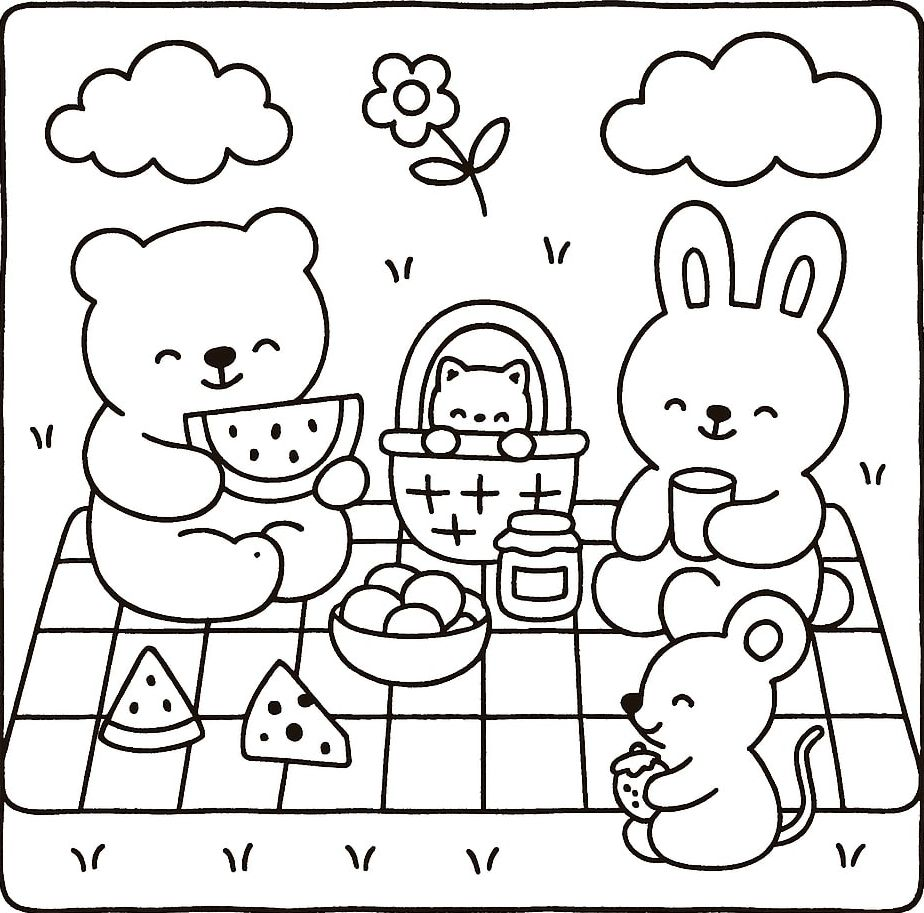
#> input picture mini_projeto_1/images/BG.jpg, 924 x 913 px
$ python main.py
#> lines starting #> are read from the running program, lines starting #| are printed output that depends on the picture; after the words box and inside, x2 and y2 are one past the last pixel; in counts of white or black regions, pixels touching at a corner belong together
import math
import numpy as np
import cv2

def draw_color_preview(img, color):
    cv2.rectangle(img, (10, 10), (30, 30), color, -1)

def draw_reference_points(img, points):
    """Desenha pontos e índices na tela"""
    for i, pt in enumerate(points):
        cv2.circle(img, tuple(map(int, pt)), 5, (0,255,0), -1)
        cv2.putText(img, str(i+1), (int(pt[0])+5, int(pt[1])-5),
                    cv2.FONT_HERSHEY_SIMPLEX, 0.5, (0,255,0), 1)

def get_labels(img):
    num_labels, labels, stats, centroids = cv2.connectedComponentsWithStats(img)
    indices_hue = np.uint8(179*labels/np.max(labels))
    canal_vazio = 255*np.ones_like(indices_hue)
    img_indices = cv2.merge([indices_hue, canal_vazio, canal_vazio])

    img_final = cv2.cvtColor(img_indices, cv2.COLOR_HSV2RGB)
    # set bg label to black
    img_final[indices_hue==0] = 0

    return labels

# Callback functions
def mouse_calibrating_cb(event,x,y,flags,param):
    global calibrating, referencePoints

    if event == cv2.EVENT_LBUTTONDOWN and calibrating:
        referencePoints.append([x, y])

        if len(referencePoints) == 4:
            calibrating = False

def mouse_painting_cb(event,x,y,flags,param):
    global output_img, painting, paintColor

    if event == cv2.EVENT_LBUTTONDOWN and painting:
        target_label = labels[y, x]
        mask = (labels == target_label)
        if target_label != 0:
            output_img[mask] = paintColor

def on_change(val):
    global paintColor, colorList
    paintColor = colorList[val]


inputImage1 = cv2.imread("images/BG.jpg")
#> inputImage1 is the input picture: shape (913, 924, 3); mean B, G, R 221.5, 222.2, 222.9
inputImage1 = cv2.cvtColor(inputImage1, cv2.COLOR_BGR2RGB)

rows1, cols1 = inputImage1.shape[:2]
#> rows1 = 913; cols1 = 924
pts1 = np.float32(
    [[0,0],
    [cols1,0],
    [cols1, rows1],
    [0, rows1]]
)
#> pts1 = [[0, 0], [924, 0], [924, 913], [0, 913]]

referencePoints = []

output_img = inputImage1.copy()
output_img = cv2.cvtColor(output_img, cv2.COLOR_RGB2GRAY)
output_img = cv2.threshold(output_img, 65, 255, cv2.THRESH_BINARY)[1]
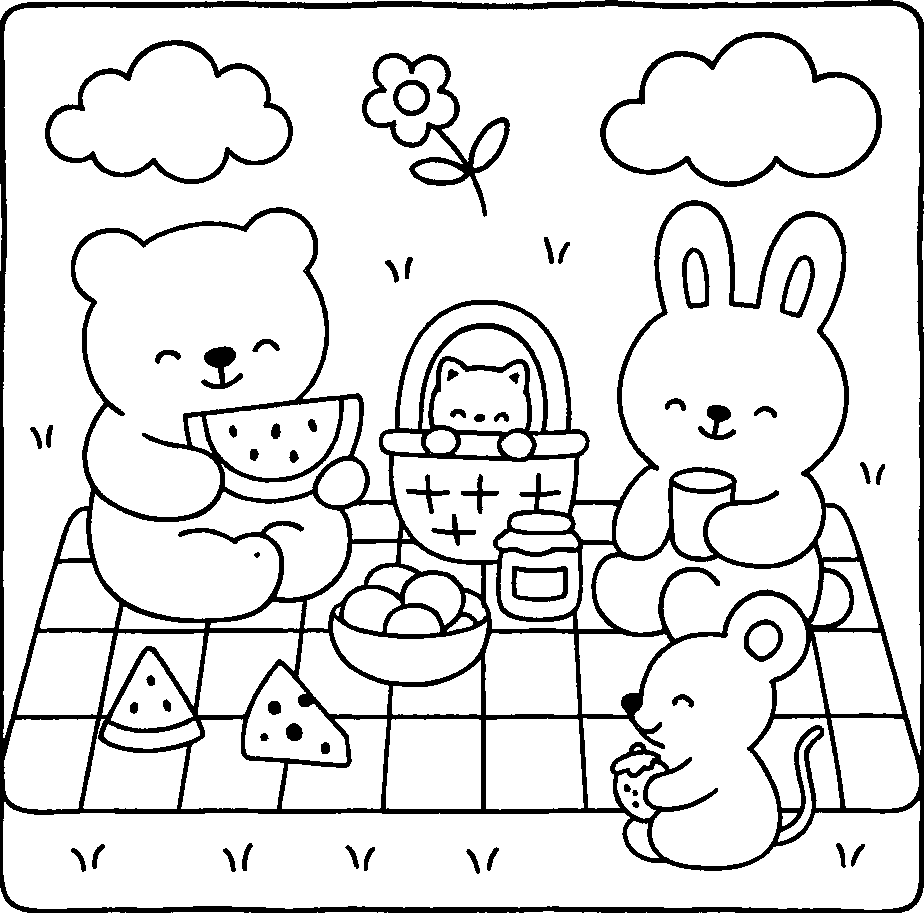
#> output_img: shape (913, 924); 87.6% white; 58 black regions, largest, box (x1, y1, x2, y2) and area: (0, 0, 924, 913) 83263, (600, 32, 882, 187) 4096, (362, 53, 510, 217) 3649

labels = get_labels(output_img)
#> in get_labels, `num_labels, labels, stats, centroids = cv2.connectedComponentsWithStat..`:
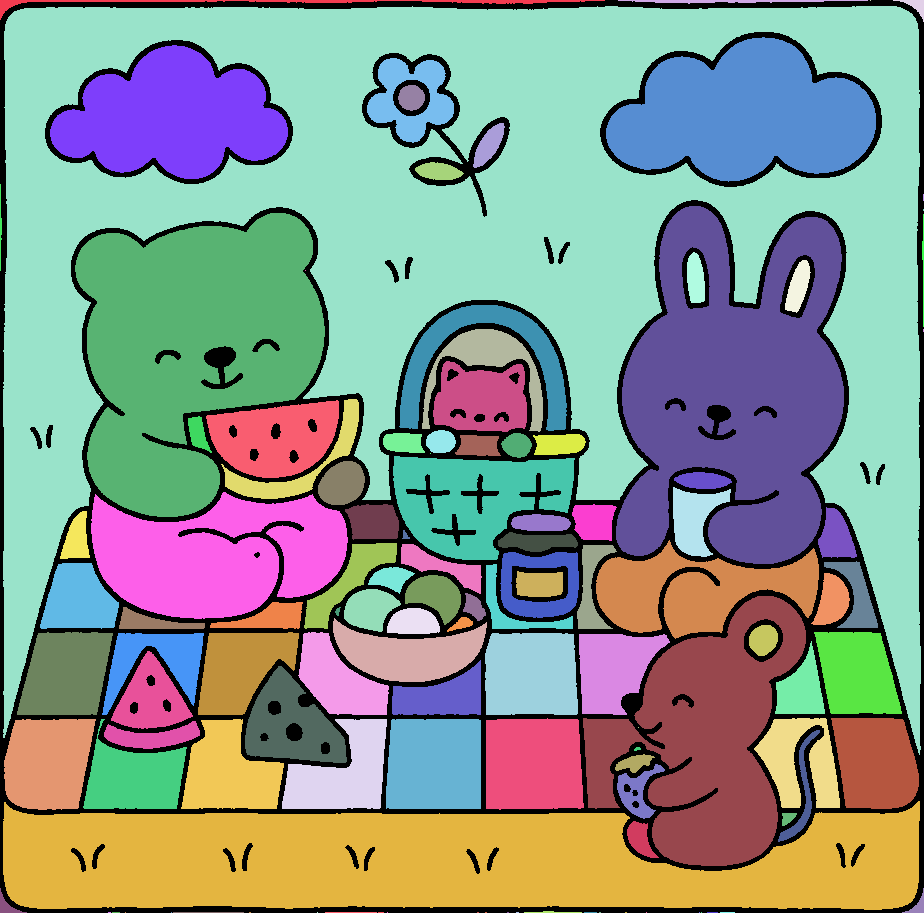
#> labels: shape (913, 924) int32; 122 distinct labels, from 0 to 121; one colour per label, 0 black
#> in get_labels, `num_labels, labels, stats, centroids = cv2.connectedComponentsWithStat..`: num_labels = 122; stats = 122 rows, first 6: [0, 0, 924, 913, 104935], [0, 0, 605, 20, 1438], [618, 0, 250, 4, 529], [870, 0, 1, 1, 1], [893, 0, 31, 22, 206], [3, 6, 918, 749, 245323]; centroids = 122 pairs, first value 0.179 to 923, second value 0 to 912
#> in get_labels, `indices_hue = np.uint8(179*labels/np.max(labels))`:
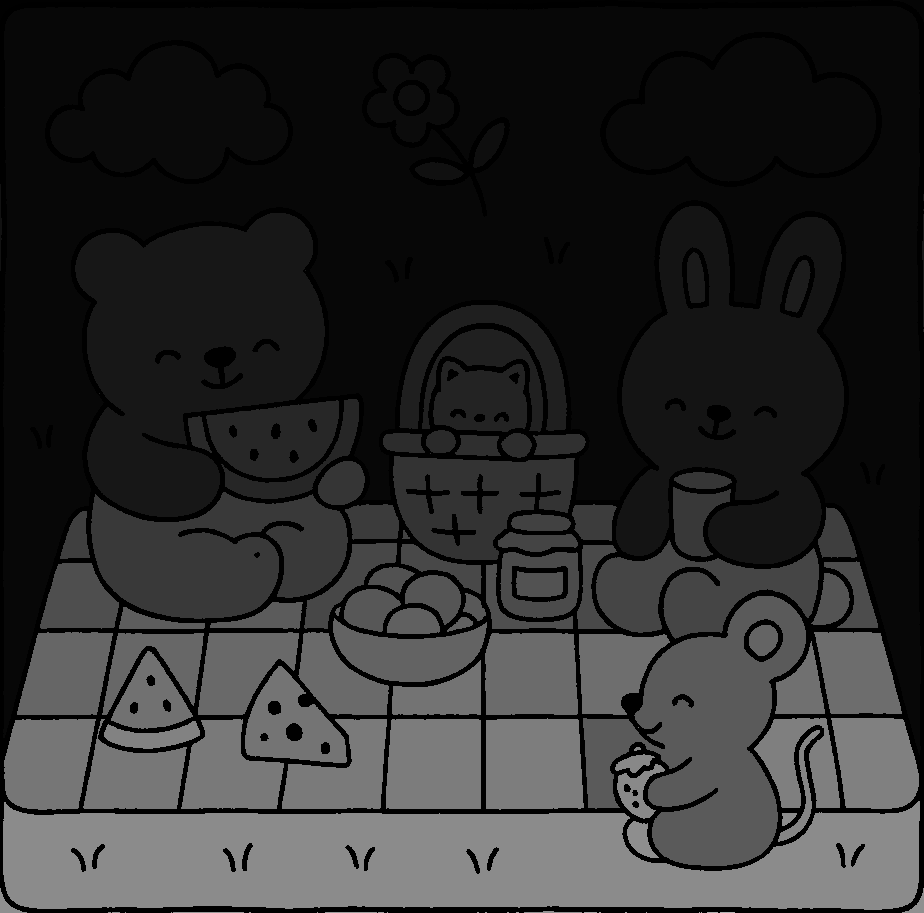
#> indices_hue: shape (913, 924); min 0, max 179, mean 44.7
#> in get_labels, `img_indices = cv2.merge([indices_hue, canal_vazio, canal_vazio])`:
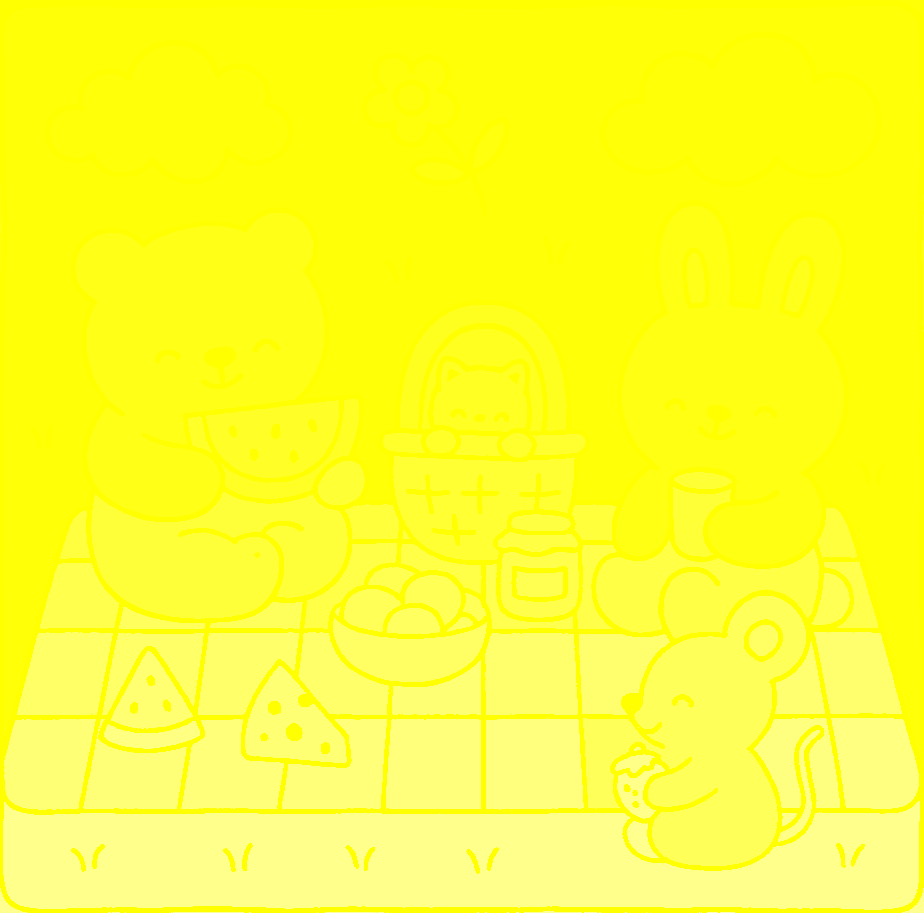
#> img_indices: shape (913, 924, 3); mean of channels 0, 1, 2 44.7, 255, 255; drawn as B, G, R
#> in get_labels, `img_final[indices_hue==0] = 0`:
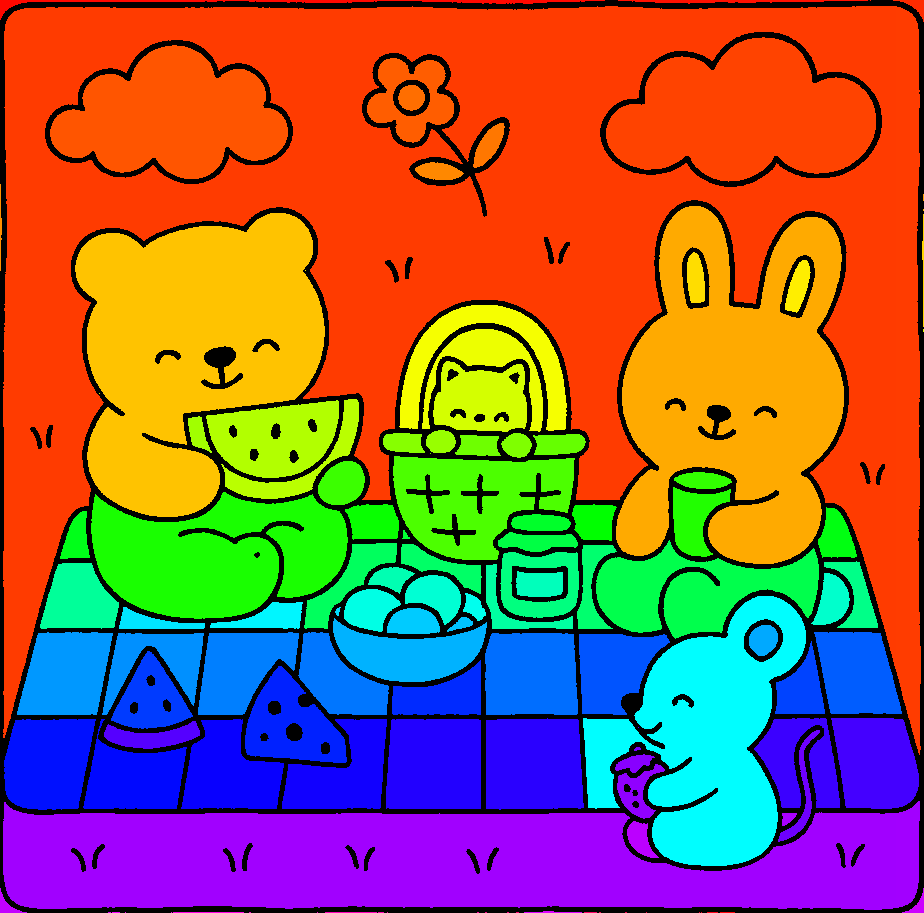
#> img_final: shape (913, 924, 3); mean R, G, B 147.8, 95, 73.8

output_img = cv2.cvtColor(output_img, cv2.COLOR_GRAY2RGB)

colorList = [
    (0, 255, 0),     # verde
    (0, 0, 255),     # vermelho
    (255, 0, 0),     # azul
    (255, 255, 0),   # amarelo
    (255, 0, 255),   # magenta
    (0, 255, 255),   # ciano
    (128, 128, 128), # cinza
    (255, 255, 255)  # branco
]

cv2.namedWindow("coloredImage", cv2.WINDOW_NORMAL)
cv2.setMouseCallback("coloredImage", mouse_painting_cb)

cv2.namedWindow("warpedImage", cv2.WINDOW_NORMAL)
cv2.setMouseCallback("warpedImage", mouse_calibrating_cb)

cv2.createTrackbar("Pick color", "coloredImage", 0, len(colorList)-1, on_change)

paintColor = colorList[0]
painting = False
fullScreen = False
calibrating = False

image = np.zeros((rows1, cols1, 3), dtype=np.uint8)

# --- Loop principal ---
while True:
    image[:] = (0, 0, 0)

    if len(referencePoints) == 4:
        M = cv2.getPerspectiveTransform(pts1, np.float32(referencePoints))
        image = cv2.warpPerspective(output_img, M, (cols1, rows1), borderMode=cv2.BORDER_TRANSPARENT)
    else:
        image = output_img.copy()

    # Mostra pontos de calibração
    if calibrating or len(referencePoints) == 4:
        draw_reference_points(image, referencePoints)
    if calibrating:
        cv2.putText(image, "Click 4 points | 1 - SE, 2 - SD, 3 - ID, 4 - IE", (40,30),
                    cv2.FONT_HERSHEY_SIMPLEX, 1, (0,255,0), 2)

    cv2.imshow("warpedImage", image)
    cv2.imshow("coloredImage", output_img)

    draw_color_preview(output_img, paintColor)

    key = cv2.waitKey(1) & 0xFF
#> (key q is pressed here)

    if key == ord("c"):
        calibrating = not calibrating
        referencePoints = []

    if key == ord("p"):
        painting = not painting

    if key == ord("f"):
        if not fullScreen:
            cv2.setWindowProperty("warpedImage", cv2.WND_PROP_FULLSCREEN, cv2.WINDOW_FULLSCREEN)
        else:
            cv2.setWindowProperty("warpedImage", cv2.WND_PROP_FULLSCREEN, cv2.WINDOW_NORMAL)
        fullScreen = not fullScreen

    if key == ord("q"):
        break

cv2.destroyAllWindows()
